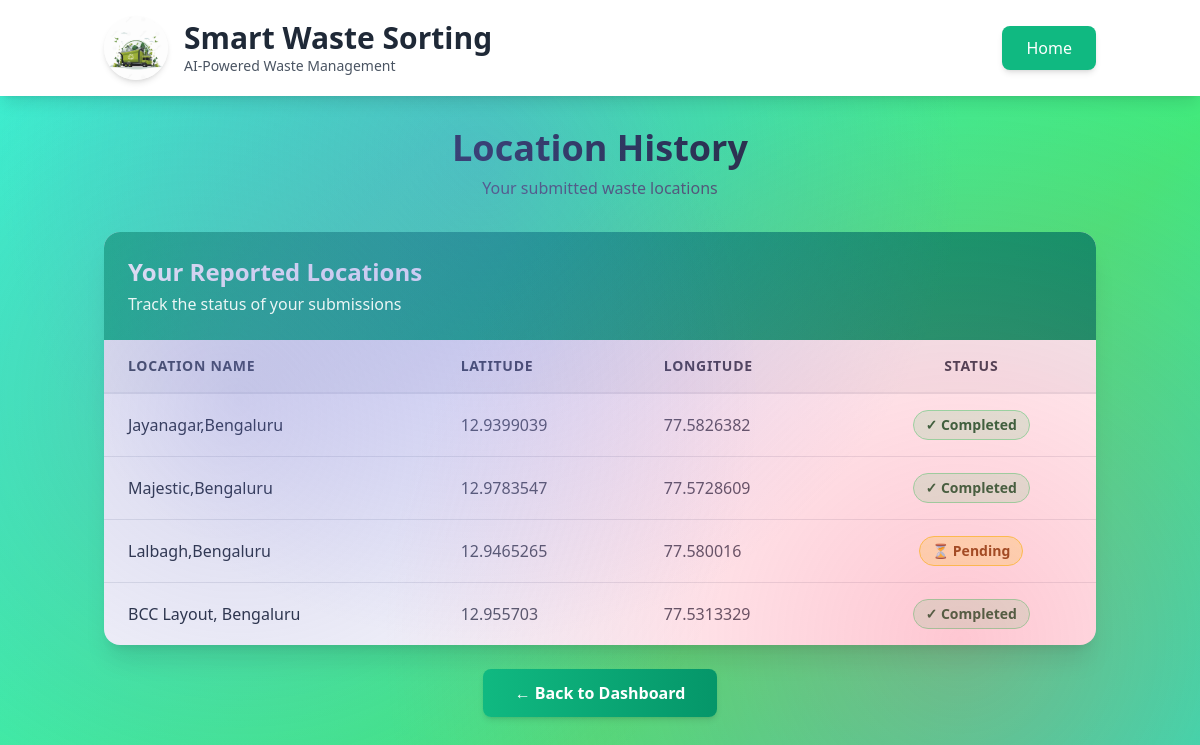
Screenshot of /location_history (signed in) with the database file from the repository.
### app.py (models this page shows, shortened)
class WasteLocation(db.Model):
    __tablename__ = 'waste_location'
    id = db.Column(db.Integer, primary_key=True)
    location_name = db.Column(db.String(255), nullable=False)
    latitude = db.Column(db.Float, nullable=False)
    longitude = db.Column(db.Float, nullable=False)
    user_id = db.Column(db.Integer, db.ForeignKey('user.id'), nullable=False)  # Foreign key to User
    is_completed = db.Column(db.Boolean, default=False)  # New column
    user = db.relationship('User', backref=db.backref('locations', lazy=True))  # Define relationship

### app.py (the view)
@app.route('/location_history')
def location_history():
    if 'user_id' not in session:
        flash('Please log in to view location history!', 'warning')
        return redirect(url_for('login'))
    user_id = session['user_id']
    locations = WasteLocation.query.filter_by(user_id=user_id).all()
    return render_template('location_history.html', locations=locations)

### templates/location_history.html (shortened to what this page needs)
<!DOCTYPE html>
<html lang="en">
<head>
    <script src="https://cdn.tailwindcss.com"></script>
</head>
<body class="animated-gradient min-h-screen">
    <header class="bg-white shadow-lg sticky top-0 z-50">
        <div class="container mx-auto px-4 py-4">
            <div class="flex items-center justify-between">
                <div class="flex items-center space-x-4">
                    <img src="{{ url_for('static', filename='images/logo.jpg') }}" alt="Logo" class="h-16 w-16 rounded-full object-cover shadow-md">
                    <div>
                        <h1 class="text-2xl md:text-3xl font-bold text-gray-800">Smart Waste Sorting</h1>
                        <p class="text-sm text-gray-600 hidden md:block">AI-Powered Waste Management</p>
                    </div>
                </div>
                <a href="/" class="px-6 py-2.5 bg-primary text-white rounded-lg hover:bg-secondary transition-all duration-300 shadow-md hover:shadow-lg font-medium">Home</a>
            </div>
        </div>
    </header>
    <div class="container mx-auto px-4 py-8">
        <div class="max-w-5xl mx-auto">
            <div class="text-center mb-8">
                <h2 class="text-4xl font-bold text-gray-800 mb-2">Location History</h2>
                <p class="text-gray-600">Your submitted waste locations</p>
            </div>
            {% if locations %}
                <div class="bg-white rounded-2xl shadow-xl overflow-hidden mb-6">
                    <div class="bg-gradient-to-r from-primary to-secondary p-6">
                        <h3 class="text-2xl font-bold text-white">Your Reported Locations</h3>
                        <p class="text-white opacity-90 mt-1">Track the status of your submissions</p>
                    </div>
                    <div class="overflow-x-auto">
                        <table class="w-full">
                            <thead class="bg-gray-100 border-b-2 border-gray-200">
                                <tr>
                                    <th class="px-6 py-4 text-left text-sm font-bold text-gray-700 uppercase tracking-wider">Location Name</th>
                                    <th class="px-6 py-4 text-left text-sm font-bold text-gray-700 uppercase tracking-wider">Latitude</th>
                                    <th class="px-6 py-4 text-left text-sm font-bold text-gray-700 uppercase tracking-wider">Longitude</th>
                                    <th class="px-6 py-4 text-center text-sm font-bold text-gray-700 uppercase tracking-wider">Status</th>
                                </tr>
                            </thead>
                            <tbody class="divide-y divide-gray-200">
                                {% for location in locations %}
                                    <tr class="hover:bg-gray-50 transition-colors duration-200">
                                        <td class="px-6 py-4 text-gray-800 font-medium">{{ location.location_name }}</td>
                                        <td class="px-6 py-4 text-gray-600">{{ location.latitude }}</td>
                                        <td class="px-6 py-4 text-gray-600">{{ location.longitude }}</td>
                                        <td class="px-6 py-4 text-center">
                                            {% if location.is_completed %}
                                                <span class="inline-flex items-center px-3 py-1 rounded-full text-sm font-semibold bg-green-100 text-green-800 border border-green-300">
                                                    ✓ Completed
                                                </span>
                                            {% else %}
                                                <span class="inline-flex items-center px-3 py-1 rounded-full text-sm font-semibold bg-yellow-100 text-yellow-800 border border-yellow-300">
                                                    ⏳ Pending
                                                </span>
                                            {% endif %}
                                        </td>
                                    </tr>
                                {% endfor %}
                            </tbody>
                        </table>
                    </div>
                </div>
            {% endif %}
            <div class="text-center">
                <button
                    onclick="window.location.href='/detect'"
                    class="px-8 py-3 bg-gradient-to-r from-primary to-secondary text-white rounded-lg hover:from-secondary hover:to-primary transition-all duration-300 shadow-md hover:shadow-lg font-semibold transform hover:scale-105"
                >
                    ← Back to Dashboard
                </button>
            </div>
        </div>
    </div>
</body>
</html>

### templates/location_history.html (style rules this page uses)
.animated-gradient { background: linear-gradient(-45deg, #667eea, #764ba2, #f093fb, #4facfe, #00f2fe, #43e97b, #38f9d7); background-size: 400% 400%; animation: gradient 20s ease infinite; }
body::before { content: ''; position: fixed; top: 0; left: 0; width: 100%; height: 100%; background-image: radial-gradient(circle at 20% 50%, rgba(120, 119, 198, 0.3) 0%, transparent 50%), radial-gradient(circle at 80% 80%, rgba(252, 70, 107, 0.3) 0%, transparent 50%), radial-gradient(circle at 40% 20%, rgba(99, 102, 241, 0.3) 0%, transparent 50%); pointer-events: none; z-index: 0; }

### rows the page displays
WasteLocation: location_name "Jayanagar,Bengaluru", latitude "12.9399039", longitude "77.5826382", is_completed "✓ Completed"
WasteLocation: location_name "Majestic,Bengaluru", latitude "12.9783547", longitude "77.5728609", is_completed "✓ Completed"
WasteLocation: location_name "Lalbagh,Bengaluru", latitude "12.9465265", longitude "77.580016", is_completed "⏳ Pending"
WasteLocation: location_name "BCC Layout, Bengaluru", latitude "12.955703", longitude "77.5313329", is_completed "✓ Completed"
